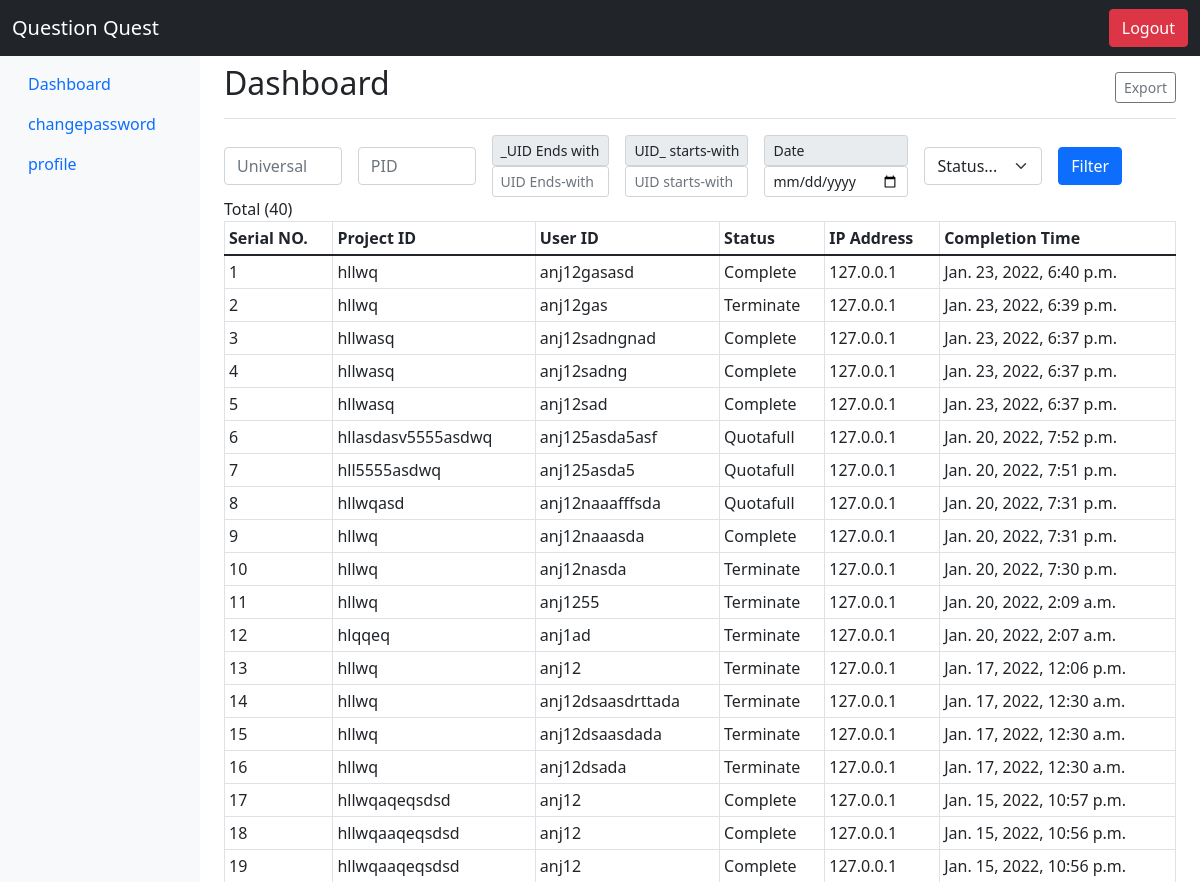
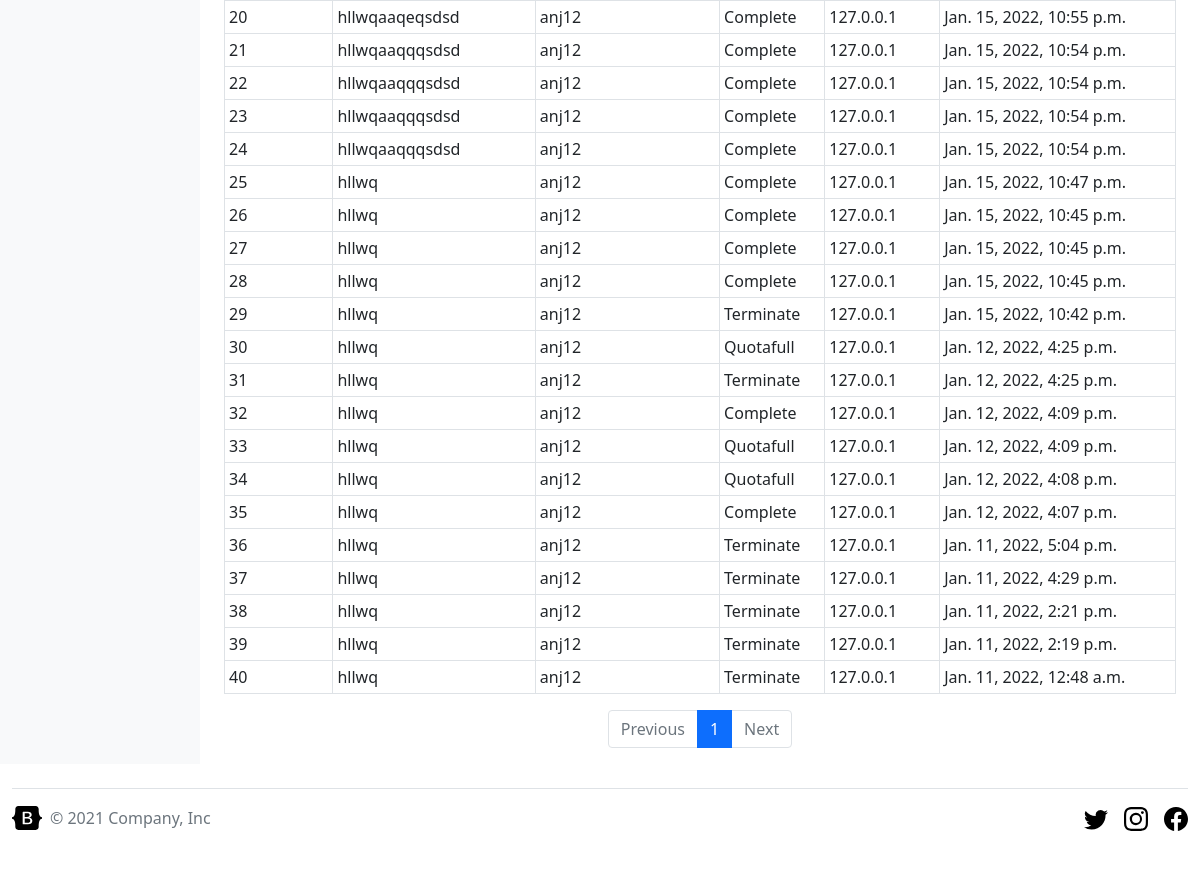
Screenshot of /redirect/profile/ (signed in) with the database file from the repository (2 pictures, top to bottom).
### Dashboard/models.py (models this page shows, shortened)
class Linksinfo(models.Model):
    uid = models.CharField(max_length=40)
    pid = models.CharField(max_length=40)
    ip = models.CharField(max_length=20)
    status=models.CharField(max_length=10)
    systemTime = models.DateTimeField(auto_now=False,auto_now_add=True)
    completionTime= models.DateTimeField(auto_now=False)

### Dashboard/views.py (the view, shortened to what this page needs)
# urls.py: path('profile/',viewDashboard,name='dashboard'),
@login_required
def viewDashboard(request):
    qs = ViewLinksData.objects.all().distinct()
    paginator= Paginator(qs,100,orphans=1)
    page_num = request.GET.get('page')
    page_obj = paginator.get_page(page_num)
    return render(request,'dashboard/dashboard.html',{'page_obj':page_obj})

### templates/dashboard/dashboard.html (shortened to what this page needs)
{% extends '../base/base.html' %}
    {% block nav%}
    <header>
      <nav class="navbar navbar-expand-md navbar-dark {% block fixed %} fixed-top {% endblock fixed %} bg-dark">
        <div class="container-fluid">
          <a class="navbar-brand" href="{% url '/' %}">Question Quest</a>
          <a class="btn btn-sm-3 btn-danger" href="{% url 'logout'%}" >Logout</a>
        </div>
      </nav>
    </header>
    {% endblock nav %}
    {% block main %}
<div class="container-fluid pt-5">
  <div class="row">
    <nav id="sidebarMenu" class="col-md-3 col-lg-2 d-md-block bg-light sidebar collapse">
      <div class="position-sticky pt-3">
        <ul class="nav flex-column">
          <li class="nav-item">
            <a class="nav-link active" aria-current="page" href="{% url 'dashboard' %}">
              Dashboard
            </a>
          </li>
          <li class="nav-item">
            <a class="nav-link" href="{% url 'password_change' %}">
              changepassword
            </a>
          </li>
          <li class="nav-item">
            <a class="nav-link" href="{% url 'profile' %}">
              profile
            </a>
          </li>
        </ul>
      </div>
    </nav>
    <main class="col-md-9 ms-sm-auto col-lg-10 px-md-4">
      <div class="d-flex justify-content-between flex-wrap flex-md-nowrap align-items-center pt-3 pb-2 mb-3 border-bottom">
        <h1 class="h2">Dashboard</h1>
        <div class="btn-toolbar mb-2 mb-md-0">
          <a href="{% url 'export-csv' %}" class="btn btn-sm btn-outline-secondary">Export</a>
        </div>
      </div>
      <form class="row gy-2 gx-3 align-items-center" method="POST">
        <div class="col-sm">
          <input type="text" name="uni" class="form-control" id="PID" placeholder="Universal">
        </div>
        <div class="col-sm">
          <input type="text" name="p_id" class="form-control" id="PID" placeholder="PID">
        </div>
        <div class="col-sm">
          <div class="input-group-sm">
            <div class="input-group-text">_UID Ends with</div>
            <input type="text" name="u_ide" class="form-control" id="_UID" placeholder="UID Ends-with">
          </div>
        </div>
        <div class="col-sm">
          <div class="input-group-sm">
            <div class="input-group-text">UID_ starts-with</div>
            <input type="text" name="u_ids" class="form-control" id="UID_" placeholder="UID starts-with">
          </div>
        </div>
        <div class="col-sm">
          <div class="input-group-sm">
            <div class="input-group-text">Date</div>
            <input type="date" name="date" class="form-control" id="autoSizingInputGroup" placeholder="Date">
          </div>
        </div>
        <div class="col-sm">
          <select class="form-select" id="autoSizingSelect" name="status">
            <option style="display: none;" selected value="" >Status...</option>
          </select>
        </div>
        <div class="col-sm">
          <button type="submit" class="btn btn-primary">Filter</button>
        </div>
      </form>
     <span>Total ({{page_obj.paginator.count}})   </span>
      <div class="table-responsive">
        <table class="table table-bordered table-hover table-sm">
          <thead>
            <tr>
              <th scope="col">Serial NO.</th>
              <th scope="col">Project ID</th>
              <th scope="col">User ID</th>
              <th scope="col">Status</th>
              <th scope="col">IP Address</th>
              <th scope="col">Completion Time</th>
            </tr>
          </thead>
          <tbody>
              {% for i in page_obj %}
            <tr>
              <td>{{forloop.counter}}</td>
              <td> {{i.pid}}</td>
              <td> {{i.uid}}</td>
              <td>{{i.status|title}}</td>
              <td>{{i.ip}}</td>
              <td>{{i.completionTime}}</td>
            </tr>
            {% endfor %}
          </tbody>
        </table>
      </div>
      <nav aria-label="...">
        <ul class="pagination justify-content-center">
          {% if page_obj.has_previous %}
          <li class="page-item">
            <a class="page-link" href="?page={{page_obj.previous_page_number}}">Previous</a>
          </li>
          <li class="page-item"><a class="page-link" href="?page={{page_obj.previous_page_number}}">{{page_obj.previous_page_number}}</a></li>
          {% else %}
          <li class="page-item disabled">
            <a class="page-link">Previous</a>
          </li>
          {% endif %}
          <li class="page-item active" aria-current="page">
            <a class="page-link" href="#">{{page_obj.number}}</a>
          </li>{% if page_obj.has_next %}
          <li class="page-item"><a class="page-link" href="?page={{page_obj.next_page_number}}">{{page_obj.next_page_number}}</a></li>
          <li class="page-item">
            <a class="page-link" href="?page={{page_obj.next_page_number}}">Next</a>
          </li>
          {% else %}
          <li class="page-item disabled">
            <a class="page-link">Next</a>
          </li>
          {% endif %}
        </ul>
      </nav>
    </main>
  </div>
</div>
{% endblock main%}

### rows the page displays
Linksinfo: pid "hllwq", uid "anj12gasasd", status "Complete", ip "127.0.0.1", completionTime "Jan. 23, 2022, 6:40 p.m."
Linksinfo: pid "hllwq", uid "anj12gas", status "Terminate", ip "127.0.0.1", completionTime "Jan. 23, 2022, 6:39 p.m."
Linksinfo: pid "hllwasq", uid "anj12sadngnad", status "Complete", ip "127.0.0.1", completionTime "Jan. 23, 2022, 6:37 p.m."
Linksinfo: pid "hllwasq", uid "anj12sadng", status "Complete", ip "127.0.0.1", completionTime "Jan. 23, 2022, 6:37 p.m."
Linksinfo: pid "hllwasq", uid "anj12sad", status "Complete", ip "127.0.0.1", completionTime "Jan. 23, 2022, 6:37 p.m."
Linksinfo: pid "hllasdasv5555asdwq", uid "anj125asda5asf", status "Quotafull", ip "127.0.0.1", completionTime "Jan. 20, 2022, 7:52 p.m."
Linksinfo: pid "hll5555asdwq", uid "anj125asda5", status "Quotafull", ip "127.0.0.1", completionTime "Jan. 20, 2022, 7:51 p.m."
Linksinfo: pid "hllwqasd", uid "anj12naaafffsda", status "Quotafull", ip "127.0.0.1", completionTime "Jan. 20, 2022, 7:31 p.m."
Linksinfo: pid "hllwq", uid "anj12naaasda", status "Complete", ip "127.0.0.1", completionTime "Jan. 20, 2022, 7:31 p.m."
Linksinfo: pid "hllwq", uid "anj12nasda", status "Terminate", ip "127.0.0.1", completionTime "Jan. 20, 2022, 7:30 p.m."
Linksinfo: pid "hllwq", uid "anj1255", status "Terminate", ip "127.0.0.1", completionTime "Jan. 20, 2022, 2:09 a.m."
Linksinfo: pid "hlqqeq", uid "anj1ad", status "Terminate", ip "127.0.0.1", completionTime "Jan. 20, 2022, 2:07 a.m."
Linksinfo: pid "hllwq", uid "anj12", status "Terminate", ip "127.0.0.1", completionTime "Jan. 17, 2022, 12:06 p.m."
Linksinfo: pid "hllwq", uid "anj12dsaasdrttada", status "Terminate", ip "127.0.0.1", completionTime "Jan. 17, 2022, 12:30 a.m."
Linksinfo: pid "hllwq", uid "anj12dsaasdada", status "Terminate", ip "127.0.0.1", completionTime "Jan. 17, 2022, 12:30 a.m."
Linksinfo: pid "hllwq", uid "anj12dsada", status "Terminate", ip "127.0.0.1", completionTime "Jan. 17, 2022, 12:30 a.m."
Linksinfo: pid "hllwqaqeqsdsd", uid "anj12", status "Complete", ip "127.0.0.1", completionTime "Jan. 15, 2022, 10:57 p.m."
Linksinfo: pid "hllwqaaqeqsdsd", uid "anj12", status "Complete", ip "127.0.0.1", completionTime "Jan. 15, 2022, 10:56 p.m."
Linksinfo: pid "hllwqaaqeqsdsd", uid "anj12", status "Complete", ip "127.0.0.1", completionTime "Jan. 15, 2022, 10:56 p.m."
Linksinfo: pid "hllwqaaqeqsdsd", uid "anj12", status "Complete", ip "127.0.0.1", completionTime "Jan. 15, 2022, 10:55 p.m."
Linksinfo: pid "hllwqaaqqqsdsd", uid "anj12", status "Complete", ip "127.0.0.1", completionTime "Jan. 15, 2022, 10:54 p.m."
Linksinfo: pid "hllwqaaqqqsdsd", uid "anj12", status "Complete", ip "127.0.0.1", completionTime "Jan. 15, 2022, 10:54 p.m."
Linksinfo: pid "hllwqaaqqqsdsd", uid "anj12", status "Complete", ip "127.0.0.1", completionTime "Jan. 15, 2022, 10:54 p.m."
Linksinfo: pid "hllwqaaqqqsdsd", uid "anj12", status "Complete", ip "127.0.0.1", completionTime "Jan. 15, 2022, 10:54 p.m."
Linksinfo: pid "hllwq", uid "anj12", status "Complete", ip "127.0.0.1", completionTime "Jan. 15, 2022, 10:47 p.m."
Linksinfo: pid "hllwq", uid "anj12", status "Complete", ip "127.0.0.1", completionTime "Jan. 15, 2022, 10:45 p.m."
Linksinfo: pid "hllwq", uid "anj12", status "Complete", ip "127.0.0.1", completionTime "Jan. 15, 2022, 10:45 p.m."
Linksinfo: pid "hllwq", uid "anj12", status "Complete", ip "127.0.0.1", completionTime "Jan. 15, 2022, 10:45 p.m."
Linksinfo: pid "hllwq", uid "anj12", status "Terminate", ip "127.0.0.1", completionTime "Jan. 15, 2022, 10:42 p.m."
Linksinfo: pid "hllwq", uid "anj12", status "Quotafull", ip "127.0.0.1", completionTime "Jan. 12, 2022, 4:25 p.m."
Linksinfo: pid "hllwq", uid "anj12", status "Terminate", ip "127.0.0.1", completionTime "Jan. 12, 2022, 4:25 p.m."
Linksinfo: pid "hllwq", uid "anj12", status "Complete", ip "127.0.0.1", completionTime "Jan. 12, 2022, 4:09 p.m."
Linksinfo: pid "hllwq", uid "anj12", status "Quotafull", ip "127.0.0.1", completionTime "Jan. 12, 2022, 4:09 p.m."
Linksinfo: pid "hllwq", uid "anj12", status "Quotafull", ip "127.0.0.1", completionTime "Jan. 12, 2022, 4:08 p.m."
Linksinfo: pid "hllwq", uid "anj12", status "Complete", ip "127.0.0.1", completionTime "Jan. 12, 2022, 4:07 p.m."
Linksinfo: pid "hllwq", uid "anj12", status "Terminate", ip "127.0.0.1", completionTime "Jan. 11, 2022, 5:04 p.m."
Linksinfo: pid "hllwq", uid "anj12", status "Terminate", ip "127.0.0.1", completionTime "Jan. 11, 2022, 4:29 p.m."
Linksinfo: pid "hllwq", uid "anj12", status "Terminate", ip "127.0.0.1", completionTime "Jan. 11, 2022, 2:21 p.m."
Linksinfo: pid "hllwq", uid "anj12", status "Terminate", ip "127.0.0.1", completionTime "Jan. 11, 2022, 2:19 p.m."
Linksinfo: pid "hllwq", uid "anj12", status "Terminate", ip "127.0.0.1", completionTime "Jan. 11, 2022, 12:48 a.m."

### other values shown
{{ page_obj.paginator.count }} "40"
{{ page_obj.number }} "1"
